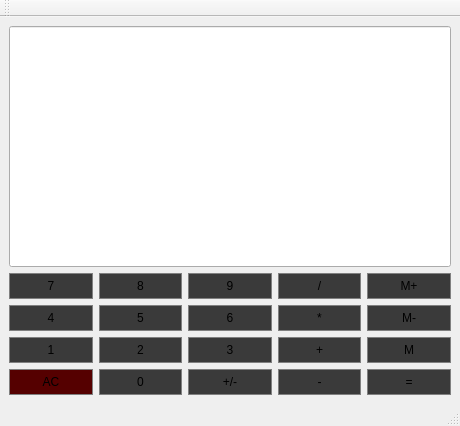
<?xml version="1.0" encoding="UTF-8"?>
<ui version="4.0">
 <class>Calculator</class>
 <widget class="QMainWindow" name="Calculator">
  <property name="geometry">
   <rect>
    <x>0</x>
    <y>0</y>
    <width>460</width>
    <height>426</height>
   </rect>
  </property>
  <property name="sizePolicy">
   <sizepolicy hsizetype="Preferred" vsizetype="Preferred">
    <horstretch>0</horstretch>
    <verstretch>0</verstretch>
   </sizepolicy>
  </property>
  <property name="windowTitle">
   <string>Calculator</string>
  </property>
  <widget class="QWidget" name="centralwidget">
   <layout class="QGridLayout" name="gridLayout">
    <item row="2" column="0">
     <widget class="QPushButton" name="Button4">
      <property name="styleSheet">
       <string notr="true">QPushButton {
background-color: rgb(58, 58, 58);
border: 1px solid gray;
padding: 5px;
}
QPushButton:pressed {
background-color: rgb(34, 34, 34);
border-color: rgb(11, 11, 11);
border: 1px solid gray;
padding: 5px;
}</string>
      </property>
      <property name="text">
       <string>4</string>
      </property>
     </widget>
    </item>
    <item row="3" column="0">
     <widget class="QPushButton" name="Button1">
      <property name="styleSheet">
       <string notr="true">QPushButton {
background-color: rgb(58, 58, 58);
border: 1px solid gray;
padding: 5px;
}
QPushButton:pressed {
background-color: rgb(34, 34, 34);
border-color: rgb(11, 11, 11);
border: 1px solid gray;
padding: 5px;
}</string>
      </property>
      <property name="text">
       <string>1</string>
      </property>
     </widget>
    </item>
    <item row="3" column="1">
     <widget class="QPushButton" name="Button2">
      <property name="styleSheet">
       <string notr="true">QPushButton {
background-color: rgb(58, 58, 58);
border: 1px solid gray;
padding: 5px;
}
QPushButton:pressed {
background-color: rgb(34, 34, 34);
border-color: rgb(11, 11, 11);
border: 1px solid gray;
padding: 5px;
}</string>
      </property>
      <property name="text">
       <string>2</string>
      </property>
     </widget>
    </item>
    <item row="1" column="2">
     <widget class="QPushButton" name="Button9">
      <property name="styleSheet">
       <string notr="true">QPushButton {
background-color: rgb(58, 58, 58);
border: 1px solid gray;
padding: 5px;
}
QPushButton:pressed {
background-color: rgb(34, 34, 34);
border-color: rgb(11, 11, 11);
border: 1px solid gray;
padding: 5px;
}</string>
      </property>
      <property name="text">
       <string>9</string>
      </property>
     </widget>
    </item>
    <item row="3" column="3">
     <widget class="QPushButton" name="Add">
      <property name="styleSheet">
       <string notr="true">QPushButton {
background-color: rgb(58, 58, 58);
border: 1px solid gray;
padding: 5px;
}
QPushButton:pressed {
background-color: rgb(34, 34, 34);
border-color: rgb(11, 11, 11);
border: 1px solid gray;
padding: 5px;
}</string>
      </property>
      <property name="text">
       <string>+</string>
      </property>
     </widget>
    </item>
    <item row="4" column="0">
     <widget class="QPushButton" name="Clear">
      <property name="styleSheet">
       <string notr="true">QPushButton {
	background-color: rgb(85, 0, 0);
border: 1px solid gray;
padding: 5px;
}
QPushButton:pressed {
background-color: rgb(34, 34, 34);
border-color: rgb(11, 11, 11);
border: 1px solid gray;
padding: 5px;
}</string>
      </property>
      <property name="text">
       <string>AC</string>
      </property>
     </widget>
    </item>
    <item row="4" column="2">
     <widget class="QPushButton" name="ChangeSign">
      <property name="styleSheet">
       <string notr="true">QPushButton {
background-color: rgb(58, 58, 58);
border: 1px solid gray;
padding: 5px;
}
QPushButton:pressed {
background-color: rgb(34, 34, 34);
border-color: rgb(11, 11, 11);
border: 1px solid gray;
padding: 5px;
}</string>
      </property>
      <property name="text">
       <string>+/-</string>
      </property>
     </widget>
    </item>
    <item row="2" column="3">
     <widget class="QPushButton" name="Multiply">
      <property name="styleSheet">
       <string notr="true">QPushButton {
background-color: rgb(58, 58, 58);
border: 1px solid gray;
padding: 5px;
}
QPushButton:pressed {
background-color: rgb(34, 34, 34);
border-color: rgb(11, 11, 11);
border: 1px solid gray;
padding: 5px;
}</string>
      </property>
      <property name="text">
       <string>*</string>
      </property>
     </widget>
    </item>
    <item row="3" column="2">
     <widget class="QPushButton" name="Button3">
      <property name="styleSheet">
       <string notr="true">QPushButton {
background-color: rgb(58, 58, 58);
border: 1px solid gray;
padding: 5px;
}
QPushButton:pressed {
background-color: rgb(34, 34, 34);
border-color: rgb(11, 11, 11);
border: 1px solid gray;
padding: 5px;
}</string>
      </property>
      <property name="text">
       <string>3</string>
      </property>
     </widget>
    </item>
    <item row="4" column="3">
     <widget class="QPushButton" name="Subtract">
      <property name="styleSheet">
       <string notr="true">QPushButton {
background-color: rgb(58, 58, 58);
border: 1px solid gray;
padding: 5px;
}
QPushButton:pressed {
background-color: rgb(34, 34, 34);
border-color: rgb(11, 11, 11);
border: 1px solid gray;
padding: 5px;
}</string>
      </property>
      <property name="text">
       <string>-</string>
      </property>
     </widget>
    </item>
    <item row="2" column="2">
     <widget class="QPushButton" name="Button6">
      <property name="styleSheet">
       <string notr="true">QPushButton {
background-color: rgb(58, 58, 58);
border: 1px solid gray;
padding: 5px;
}
QPushButton:pressed {
background-color: rgb(34, 34, 34);
border-color: rgb(11, 11, 11);
border: 1px solid gray;
padding: 5px;
}</string>
      </property>
      <property name="text">
       <string>6</string>
      </property>
     </widget>
    </item>
    <item row="1" column="3">
     <widget class="QPushButton" name="Divide">
      <property name="styleSheet">
       <string notr="true">QPushButton {
background-color: rgb(58, 58, 58);
border: 1px solid gray;
padding: 5px;
}
QPushButton:pressed {
background-color: rgb(34, 34, 34);
border-color: rgb(11, 11, 11);
border: 1px solid gray;
padding: 5px;
}</string>
      </property>
      <property name="text">
       <string>/</string>
      </property>
     </widget>
    </item>
    <item row="1" column="0">
     <widget class="QPushButton" name="Button7">
      <property name="styleSheet">
       <string notr="true">QPushButton {
background-color: rgb(58, 58, 58);
border: 1px solid gray;
padding: 5px;
}
QPushButton:pressed {
background-color: rgb(34, 34, 34);
border-color: rgb(11, 11, 11);
border: 1px solid gray;
padding: 5px;
}</string>
      </property>
      <property name="text">
       <string>7</string>
      </property>
     </widget>
    </item>
    <item row="1" column="1">
     <widget class="QPushButton" name="Button8">
      <property name="styleSheet">
       <string notr="true">QPushButton {
background-color: rgb(58, 58, 58);
border: 1px solid gray;
padding: 5px;
}
QPushButton:pressed {
background-color: rgb(34, 34, 34);
border-color: rgb(11, 11, 11);
border: 1px solid gray;
padding: 5px;
}</string>
      </property>
      <property name="text">
       <string>8</string>
      </property>
     </widget>
    </item>
    <item row="2" column="1">
     <widget class="QPushButton" name="Button5">
      <property name="styleSheet">
       <string notr="true">QPushButton {
background-color: rgb(58, 58, 58);
border: 1px solid gray;
padding: 5px;
}
QPushButton:pressed {
background-color: rgb(34, 34, 34);
border-color: rgb(11, 11, 11);
border: 1px solid gray;
padding: 5px;
}</string>
      </property>
      <property name="text">
       <string>5</string>
      </property>
     </widget>
    </item>
    <item row="1" column="4">
     <widget class="QPushButton" name="MemAdd">
      <property name="styleSheet">
       <string notr="true">QPushButton {
background-color: rgb(58, 58, 58);
border: 1px solid gray;
padding: 5px;
}
QPushButton:pressed {
background-color: rgb(34, 34, 34);
border-color: rgb(11, 11, 11);
border: 1px solid gray;
padding: 5px;
}</string>
      </property>
      <property name="text">
       <string>M+</string>
      </property>
     </widget>
    </item>
    <item row="2" column="4">
     <widget class="QPushButton" name="MemClear">
      <property name="styleSheet">
       <string notr="true">QPushButton {
background-color: rgb(58, 58, 58);
border: 1px solid gray;
padding: 5px;
}
QPushButton:pressed {
background-color: rgb(34, 34, 34);
border-color: rgb(11, 11, 11);
border: 1px solid gray;
padding: 5px;
}</string>
      </property>
      <property name="text">
       <string>M-</string>
      </property>
     </widget>
    </item>
    <item row="3" column="4">
     <widget class="QPushButton" name="MemGet">
      <property name="styleSheet">
       <string notr="true">QPushButton {
background-color: rgb(58, 58, 58);
border: 1px solid gray;
padding: 5px;
}
QPushButton:pressed {
background-color: rgb(34, 34, 34);
border-color: rgb(11, 11, 11);
border: 1px solid gray;
padding: 5px;
}</string>
      </property>
      <property name="text">
       <string>M</string>
      </property>
     </widget>
    </item>
    <item row="4" column="4">
     <widget class="QPushButton" name="Equals">
      <property name="styleSheet">
       <string notr="true">QPushButton {
background-color: rgb(58, 58, 58);
border: 1px solid gray;
padding: 5px;
}
QPushButton:pressed {
background-color: rgb(34, 34, 34);
border-color: rgb(11, 11, 11);
border: 1px solid gray;
padding: 5px;
}</string>
      </property>
      <property name="text">
       <string>=</string>
      </property>
     </widget>
    </item>
    <item row="0" column="0" colspan="5">
     <widget class="QLineEdit" name="Display">
      <property name="sizePolicy">
       <sizepolicy hsizetype="Preferred" vsizetype="Expanding">
        <horstretch>0</horstretch>
        <verstretch>0</verstretch>
       </sizepolicy>
      </property>
     </widget>
    </item>
    <item row="4" column="1">
     <widget class="QPushButton" name="Button0">
      <property name="styleSheet">
       <string notr="true">QPushButton {
background-color: rgb(58, 58, 58);
border: 1px solid gray;
padding: 5px;
}
QPushButton:pressed {
background-color: rgb(34, 34, 34);
border-color: rgb(11, 11, 11);
border: 1px solid gray;
padding: 5px;
}</string>
      </property>
      <property name="text">
       <string>0</string>
      </property>
     </widget>
    </item>
   </layout>
  </widget>
  <widget class="QMenuBar" name="menubar">
   <property name="geometry">
    <rect>
     <x>0</x>
     <y>0</y>
     <width>460</width>
     <height>21</height>
    </rect>
   </property>
  </widget>
  <widget class="QStatusBar" name="statusbar"/>
  <widget class="QToolBar" name="toolBar">
   <property name="windowTitle">
    <string>toolBar</string>
   </property>
   <attribute name="toolBarArea">
    <enum>TopToolBarArea</enum>
   </attribute>
   <attribute name="toolBarBreak">
    <bool>false</bool>
   </attribute>
  </widget>
 </widget>
 <resources/>
 <connections/>
</ui>
